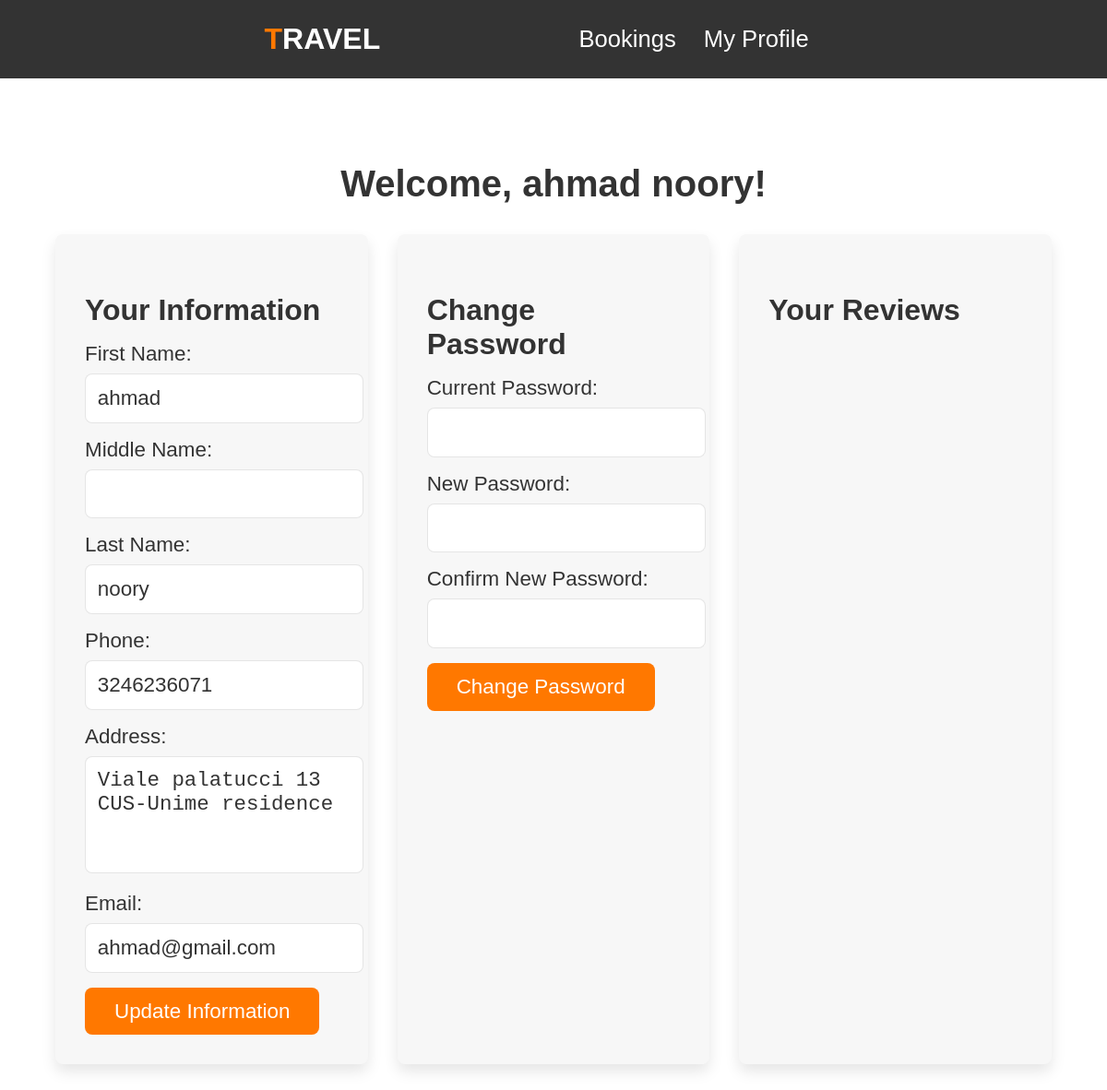
The page /user_profile.php (signed in) on the database its author committed.
### tables this page shows
CREATE TABLE `users` (
  `id` int NOT NULL,
  `firstname` varchar(50) NOT NULL,
  `middlename` varchar(50) DEFAULT NULL,
  `lastname` varchar(50) NOT NULL,
  `gender` enum('male','female') NOT NULL,
  `phone` varchar(20) NOT NULL,
  `address` text NOT NULL,
  `email` varchar(100) NOT NULL,
  `password` varchar(255) NOT NULL,
  `registration_date` timestamp NULL DEFAULT CURRENT_TIMESTAMP,
  `role` enum('user','admin') NOT NULL DEFAULT 'user'
);

### src/user_profile.php (the view, shortened to what this page needs)
<?php
require('db_connection.php');
$user_id = $_SESSION['user_id'];
$sql = "SELECT * FROM users WHERE id = ?";
$stmt = $conn->prepare($sql);
$stmt->bind_param('i', $user_id);
$stmt->execute();
$result = $stmt->get_result();
$user = $result->fetch_assoc();
?>
<!DOCTYPE html>
<html lang="en">
<head>
    <link rel="stylesheet" href="user_profile.css">
</head>
<body>
<header>
    <a href="user_dashboard.php" class="logo"><span>T</span>RAVEL</a>
    <nav class="navbar">
        <a href="user_bookings.php">Bookings</a>
        <a href="user_profile.php">My Profile</a>
    </nav>
    <div class="icons">
        <a href="logout.php"><i class="fas fa-sign-out-alt"></i></a>
    </div>
</header>
<section class="user-profile">
    <h2>Welcome, <?php echo htmlspecialchars($user['firstname'] . ' ' . $user['lastname']); ?>!</h2>
    <div class="profile-container">
        <div class="profile-section">
            <h3>Your Information</h3>
            <form action="user_profile.php" method="post">
                <label for="firstname">First Name:</label>
                <input type="text" id="firstname" name="firstname" value="<?php echo htmlspecialchars($user['firstname']); ?>" required>
                <label for="middlename">Middle Name:</label>
                <input type="text" id="middlename" name="middlename" value="<?php echo htmlspecialchars($user['middlename']); ?>">
                <label for="lastname">Last Name:</label>
                <input type="text" id="lastname" name="lastname" value="<?php echo htmlspecialchars($user['lastname']); ?>" required>
                <label for="phone">Phone:</label>
                <input type="text" id="phone" name="phone" value="<?php echo htmlspecialchars($user['phone']); ?>" required>
                <label for="address">Address:</label>
                <textarea id="address" name="address" required><?php echo htmlspecialchars($user['address']); ?></textarea>
                <label for="email">Email:</label>
                <input type="email" id="email" name="email" value="<?php echo htmlspecialchars($user['email']); ?>" required>
                <input type="submit" class="btn" value="Update Information">
            </form>
        </div>
        <div class="profile-section">
            <h3>Change Password</h3>
            <form action="user_profile.php" method="post">
                <label for="current_password">Current Password:</label>
                <input type="password" id="current_password" name="current_password" required>
                <label for="new_password">New Password:</label>
                <input type="password" id="new_password" name="new_password" required>
                <label for="confirm_password">Confirm New Password:</label>
                <input type="password" id="confirm_password" name="confirm_password" required>
                <input type="submit" class="btn" value="Change Password">
            </form>
        </div>
        <div class="profile-section">
            <h3>Your Reviews</h3>
        </div>
    </div>
</section>
</body>
</html>

### src/user_profile.css (style rules this page uses)
html, body { margin: 0; padding: 0; font-family: 'Nunito', sans-serif; }
:root { --orange: #ff7800; --black: #333; --light-color: #666; --box-shadow: 0 .5rem 1rem rgba(0,0,0,.1); --border: .1rem solid rgba(0,0,0,.1); }
header { position: fixed; top: 0; left: 0; right: 0; background: var(--black); z-index: 1000; display: flex; align-items: center; justify-content: space-between; padding: 1.5rem 7%; }
header .logo { font-size: 2rem; font-weight: bolder; color: #fff; text-transform: uppercase; text-decoration: none; }
header .logo span { color: var(--orange); }
header .navbar a { color: #fff; font-size: 1.6rem; margin: 0 0.8rem; text-decoration: none; }
.user-profile { padding: 2rem 5%; margin-top: 7rem; }
.user-profile h2 { text-align: center; color: var(--black); font-size: 2.5rem; margin-bottom: 2rem; }
.profile-container { display: grid; grid-template-columns: repeat(auto-fit, minmax(300px, 1fr)); gap: 2rem; }
.profile-section { background: #f7f7f7; padding: 2rem; border-radius: .5rem; box-shadow: var(--box-shadow); }
.profile-section h3 { font-size: 2rem; color: var(--black); margin-bottom: 1rem; }
.profile-section label { display: block; font-size: 1.4rem; color: var(--black); margin-bottom: .5rem; }
.profile-section input[type="text"], .profile-section input[type="email"], .profile-section input[type="password"], .profile-section textarea { width: 100%; padding: .8rem; font-size: 1.4rem; color: var(--black); margin-bottom: 1rem; border: var(--border); border-radius: .5rem; }
.profile-section textarea { height: 100px; resize: none; }
.profile-section .btn { display: inline-block; padding: .8rem 2rem; background: var(--orange); color: #fff; font-size: 1.4rem; border: none; border-radius: .5rem; cursor: pointer; transition: background .3s; }

### rows shown on the page
users: firstname+lastname "ahmad noory", firstname "ahmad", lastname "noory", phone "3246236071", address "Viale palatucci 13 CUS-Unime residence", email "ahmad@gmail.com"
